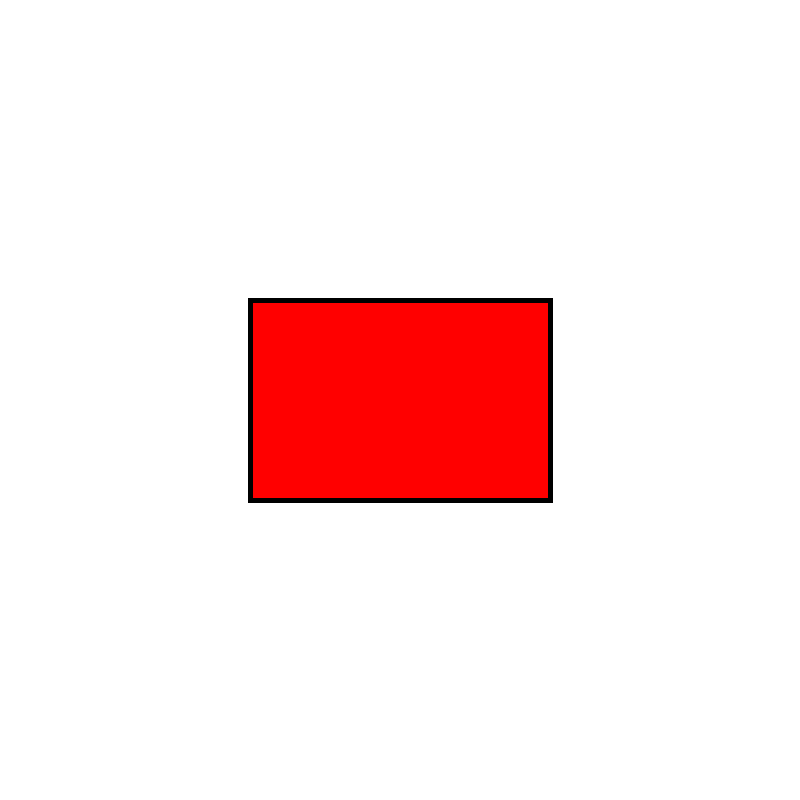
Frame 1 (no input)
Frame 60 (the mouse pressed at the canvas centre just before this capture): identical to frame 1, image omitted
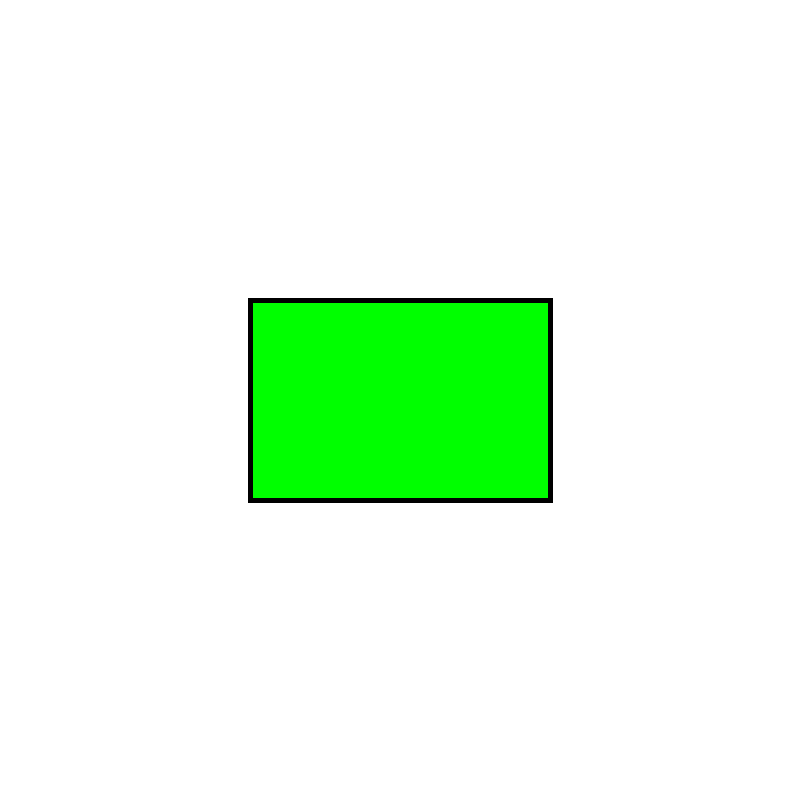
Frame 120 (the mouse held since frame 60 and released just before this capture)

The Processing sketch that drew these frames (run headless with seeded random() and noise(); from frame 60 on, the mouse is pressed at the canvas centre):

// Processing sketch: mouseInRect
// ── mouseInRect.pde
void setup(){
  size(800,800);
  strokeWeight(5);
}

void draw(){
  
  background(255);
  
  float w = 300;
  float h = 200;
  float cx = 250;
  float cy = 300;
  
  if((mouseX > cx) && (mouseX<cx + w) && (mouseY>cy) && (mouseY<cy+h)){
    fill(0,255,0);
  }
  else {
    fill(255,0,0);
  }
  rect(cx, cy, w, h);
}
